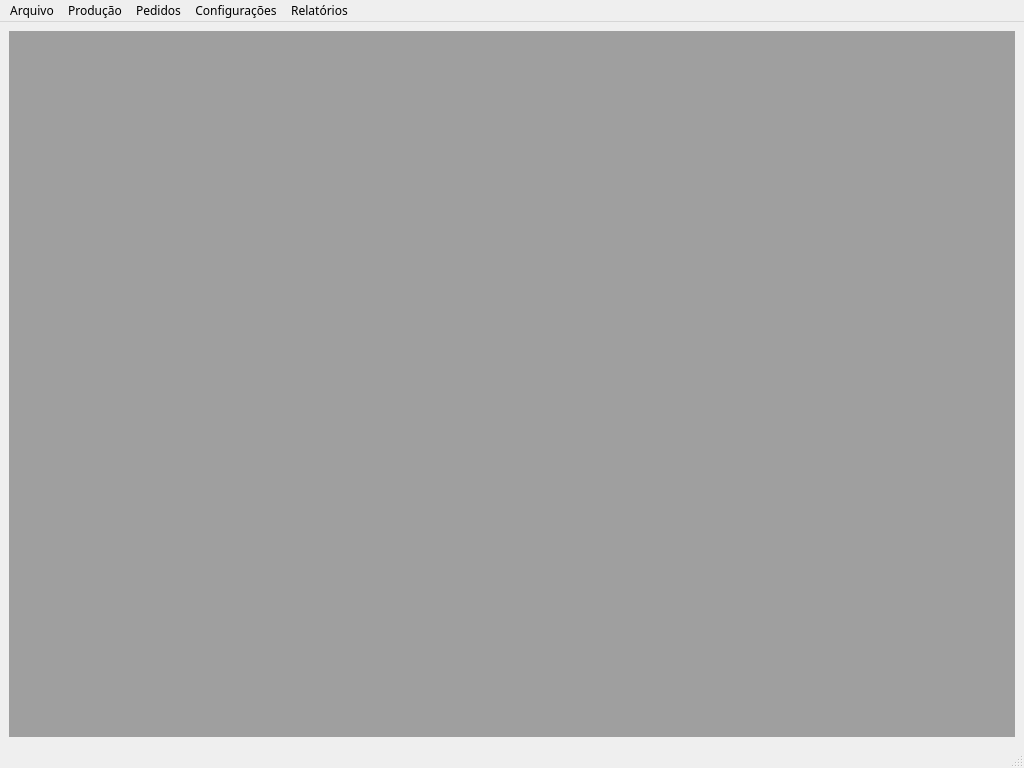
<?xml version="1.0" encoding="UTF-8"?>
<ui version="4.0">
 <class>MainWindow</class>
 <widget class="QMainWindow" name="MainWindow">
  <property name="geometry">
   <rect>
    <x>0</x>
    <y>0</y>
    <width>1024</width>
    <height>768</height>
   </rect>
  </property>
  <property name="font">
   <font>
    <family>Noto Sans</family>
   </font>
  </property>
  <property name="windowTitle">
   <string>Sis control Linux</string>
  </property>
  <property name="documentMode">
   <bool>false</bool>
  </property>
  <widget class="QWidget" name="centralwidget">
   <layout class="QVBoxLayout" name="verticalLayout">
    <item>
     <widget class="QMdiArea" name="mdiArea"/>
    </item>
   </layout>
  </widget>
  <widget class="QMenuBar" name="menubar">
   <property name="geometry">
    <rect>
     <x>0</x>
     <y>0</y>
     <width>1024</width>
     <height>19</height>
    </rect>
   </property>
   <widget class="QMenu" name="menuArquivo">
    <property name="title">
     <string>Arquivo</string>
    </property>
    <addaction name="actionSair"/>
   </widget>
   <widget class="QMenu" name="menuPedidos">
    <property name="title">
     <string>Pedidos</string>
    </property>
    <addaction name="actIncluir_Pedido"/>
    <addaction name="separator"/>
    <addaction name="actIncluir_Pedidos"/>
    <addaction name="actPesquisar_Reservas"/>
    <addaction name="separator"/>
    <addaction name="actSimular_Frete"/>
    <addaction name="actChecar_Email"/>
   </widget>
   <widget class="QMenu" name="menuConfigura_es">
    <property name="title">
     <string>Configurações</string>
    </property>
   </widget>
   <widget class="QMenu" name="menuProdu_o">
    <property name="title">
     <string>Produção</string>
    </property>
    <addaction name="actBaixaFrascos"/>
    <addaction name="actInventario"/>
   </widget>
   <widget class="QMenu" name="menuRelat_rios">
    <property name="title">
     <string>Relatórios</string>
    </property>
    <addaction name="actRptPlanilha_Reservas"/>
    <addaction name="actRptEtiquetas_Caixas"/>
    <addaction name="actRptRastreadores"/>
    <addaction name="actRptPesoValor"/>
    <addaction name="actRptVendas"/>
   </widget>
   <addaction name="menuArquivo"/>
   <addaction name="menuProdu_o"/>
   <addaction name="menuPedidos"/>
   <addaction name="menuConfigura_es"/>
   <addaction name="menuRelat_rios"/>
  </widget>
  <widget class="QStatusBar" name="statusbar"/>
  <action name="actIncluir_Pedidos">
   <property name="text">
    <string>Incluir Reservas</string>
   </property>
  </action>
  <action name="actSimular_Frete">
   <property name="text">
    <string>Simular Frete</string>
   </property>
  </action>
  <action name="actChecar_Email">
   <property name="text">
    <string>Checar Email</string>
   </property>
  </action>
  <action name="actionSair">
   <property name="text">
    <string>Sair</string>
   </property>
  </action>
  <action name="actBaixaFrascos">
   <property name="text">
    <string>Baixa de Frascos</string>
   </property>
  </action>
  <action name="actRptPlanilha_Reservas">
   <property name="text">
    <string>Planilha de Reservas</string>
   </property>
   <property name="font">
    <font/>
   </property>
  </action>
  <action name="actPesquisar_Reservas">
   <property name="text">
    <string>Gerenciar Reservas</string>
   </property>
  </action>
  <action name="actRptEtiquetas_Caixas">
   <property name="text">
    <string>Etiquetas Caixas</string>
   </property>
   <property name="font">
    <font/>
   </property>
  </action>
  <action name="actIncluir_Pedido">
   <property name="text">
    <string>Incluir Pedido</string>
   </property>
  </action>
  <action name="actRptRastreadores">
   <property name="text">
    <string>Importar Rastreadores</string>
   </property>
  </action>
  <action name="actRptPesoValor">
   <property name="text">
    <string>Importa Peso e Valor</string>
   </property>
  </action>
  <action name="actInventario">
   <property name="text">
    <string>Importa dados Inventário</string>
   </property>
  </action>
  <action name="actRptVendas">
   <property name="text">
    <string>Vendas por periodo</string>
   </property>
  </action>
 </widget>
 <resources/>
 <connections/>
</ui>
